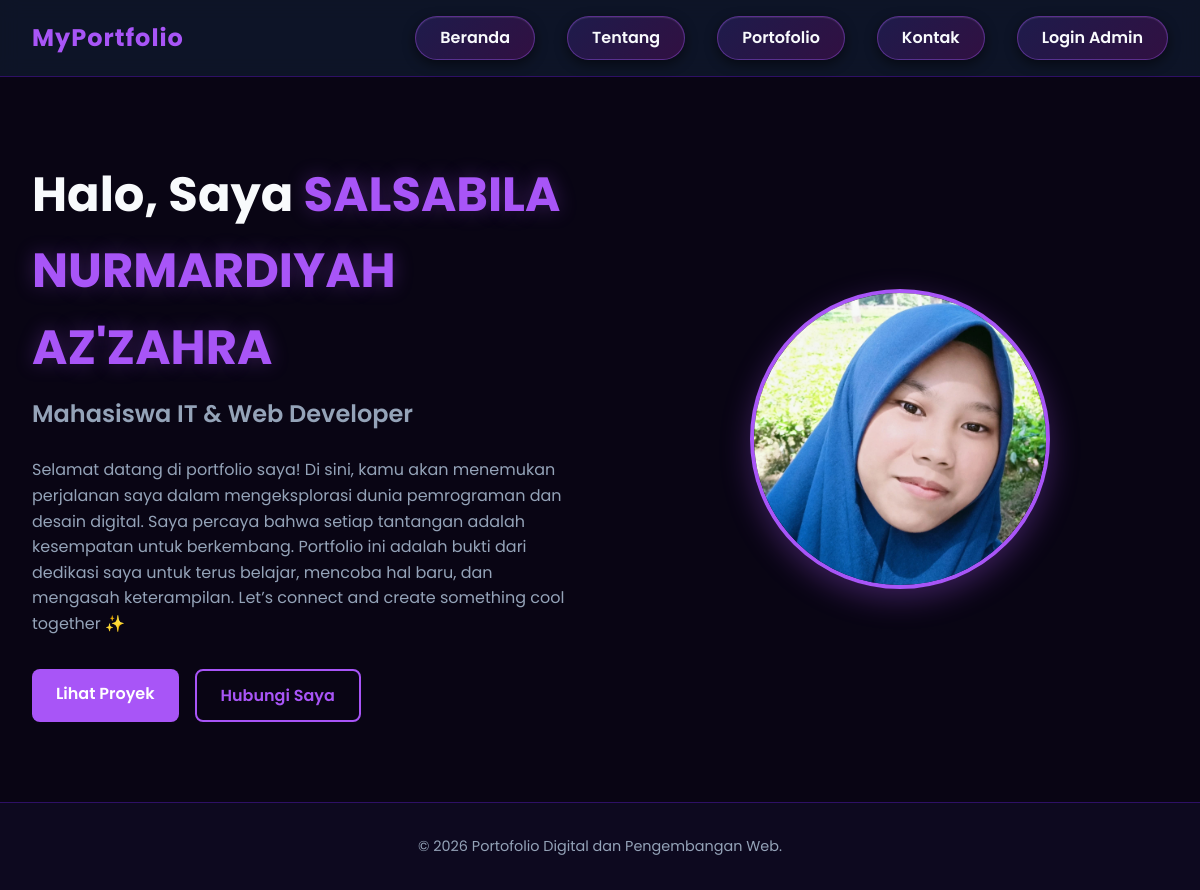
The page / on the database its author committed.
### models.py (models this page shows)
class Profile(db.Model):
    id = db.Column(db.Integer, primary_key=True)
    name = db.Column(db.String(100), nullable=False)
    headline = db.Column(db.String(200), nullable=False)
    about_text = db.Column(db.Text, nullable=False)
    avatar = db.Column(db.String(150), default='default_avatar.png')

### app.py (the view)
@app.route('/')
def index():
    profile = Profile.query.first()
    return render_template('index.html', profile=profile)

### templates/index.html (shortened to what this page needs)
{% extends 'base.html' %}  {% block content %}
<section class="hero-section">
  <div class="hero-container">
    <div class="hero-text">
      <h1>
        Halo, Saya
        <span
          >{{ profile.name if profile and profile.name else "SALSABILA
          NURMARDIYAH AZ'ZAHRA" }}</span
        >
      </h1>
      <p class="headline">
        {{ profile.headline if profile and profile.headline else "Mahasiswa IT &
        Web Developer" }}
      </p>
      <p class="intro-text">
        {{ profile.about_text if profile and profile.about_text else "Selamat
        datang di portfolio saya! Di sini, kamu akan menemukan perjalanan saya
        dalam mengeksplorasi dunia pemrograman dan desain digital." }}
      </p>
      <div class="hero-buttons">
        <a href="{{ url_for('portfolio') }}" class="btn btn-primary"
          >Lihat Proyek</a
        >
        <a href="{{ url_for('contact') }}" class="btn btn-secondary"
          >Hubungi Saya</a
        >
      </div>
    </div>
    <div class="hero-avatar">
      {% if profile and profile.avatar %}
      <img
        src="{{ url_for('static', filename='uploads/' ~ profile.avatar) }}"
        alt="Foto Profil {{ profile.name }}"
      />
      {% else %}
      <img
        src="{{ url_for('static', filename='uploads/avatar.jpeg') }}"
        alt="Foto Profil Default"
      />
      {% endif %}
    </div>
  </div>
</section>
{% endblock %}

### static/css/style.css (style rules this page uses)
:root { --bg-color: #090514; --card-bg: #130f26; --accent-color: #a855f7; --accent-hover: #c084fc; --text-main: #f8fafc; --text-muted: #94a3b8; --success-color: #22c55e; --max-width: 1200px; --font-family: "Poppins", -apple-system, BlinkMacSystemFont, sans-serif; }
* { margin: 0; padding: 0; box-sizing: border-box; }
body { background-color: var(--bg-color); color: var(--text-main); font-family: var(--font-family); line-height: 1.6; display: flex; flex-direction: column; min-height: 100vh; }
.hero-section { padding: 2rem 0; }
.hero-container { display: flex; align-items: center; justify-content: space-between; gap: 4rem; }
.hero-text { flex: 1; }
.hero-avatar { flex: 1; display: flex; justify-content: center; }
.hero-avatar img { width: 300px; height: 300px; border-radius: 50%; object-fit: cover; border: 4px solid var(--accent-color); box-shadow: 0 10px 30px rgba(168, 85, 247, 0.3); }
.hero-text h1 { font-size: 3rem; margin-bottom: 0.5rem; }
.hero-text h1 span { color: var(--accent-color); text-shadow: 0 0 20px rgba(168, 85, 247, 0.3); background: none; -webkit-text-fill-color: initial; }
.hero-text .headline { font-size: 1.5rem; color: var(--text-muted); font-weight: 600; margin-bottom: 1.5rem; }
.hero-text .intro-text { color: var(--text-muted); margin-bottom: 2rem; max-width: 600px; }
.hero-buttons { display: flex; gap: 1rem; }
.btn { display: inline-block; padding: 0.75rem 1.5rem; border-radius: 8px; font-weight: 600; text-decoration: none; cursor: pointer; transition: all 0.3s ease; border: none; }
.btn-primary { background-color: var(--accent-color); color: #ffffff; }
.btn-secondary { background-color: transparent; color: var(--accent-color); border: 2px solid var(--accent-color); }

### rows shown on the page
Profile: name "SALSABILA NURMARDIYAH AZ'ZAHRA", headline "Mahasiswa IT & Web Developer", about_text "Selamat datang di portfolio saya! Di sini, kamu akan menemukan perjalanan saya dalam mengeksplorasi dunia pemrograman dan desain digital. Saya percaya bahwa setiap tantangan adalah kesempatan untuk berkembang. Portfolio ini adalah bukti dari dedikasi saya untuk terus belajar, mencoba hal baru, dan mengasah keterampilan. Let’s connect and create something cool together ✨", avatar (placeholder picture)
